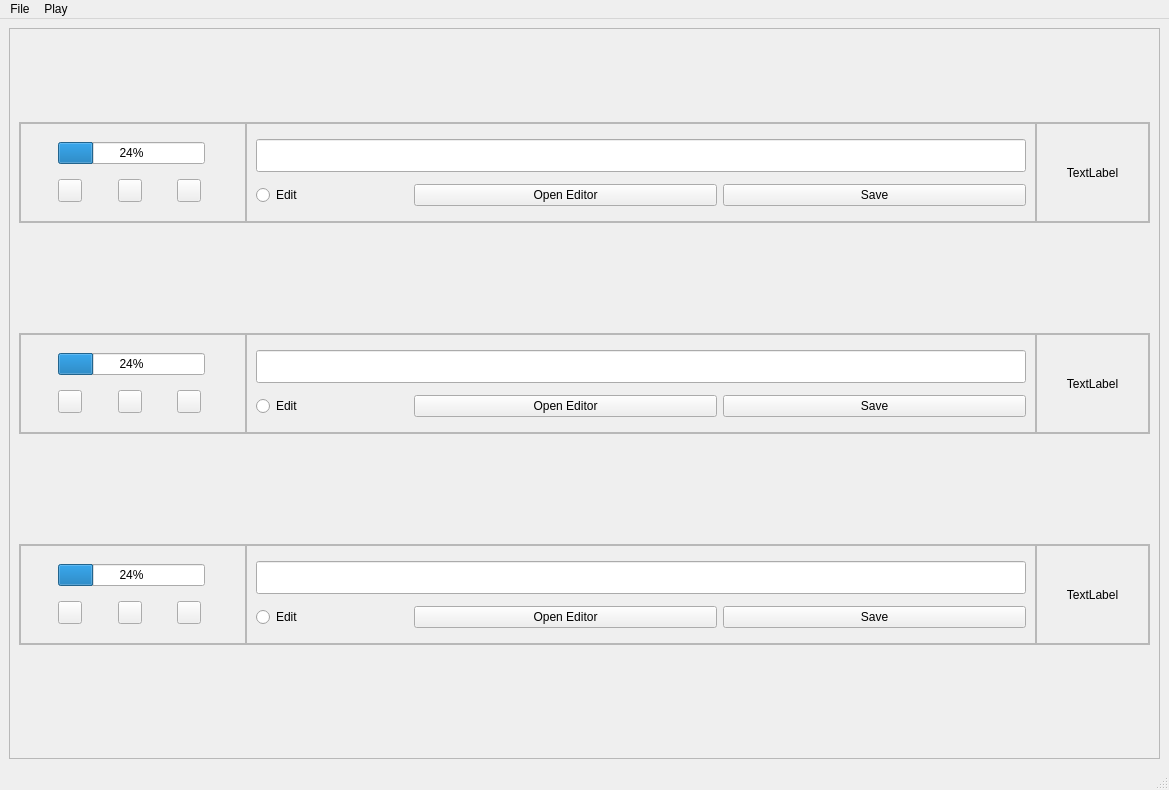
<?xml version="1.0" encoding="UTF-8"?>
<ui version="4.0">
 <class>MainWindow</class>
 <widget class="QMainWindow" name="MainWindow">
  <property name="geometry">
   <rect>
    <x>0</x>
    <y>0</y>
    <width>1169</width>
    <height>790</height>
   </rect>
  </property>
  <property name="windowTitle">
   <string>MainWindow</string>
  </property>
  <widget class="QWidget" name="centralwidget">
   <layout class="QGridLayout" name="gridLayout">
    <item row="0" column="0">
     <widget class="QScrollArea" name="scrollArea">
      <property name="enabled">
       <bool>true</bool>
      </property>
      <property name="widgetResizable">
       <bool>true</bool>
      </property>
      <widget class="QWidget" name="scrollAreaWidgetContents">
       <property name="geometry">
        <rect>
         <x>0</x>
         <y>0</y>
         <width>1149</width>
         <height>726</height>
        </rect>
       </property>
       <layout class="QVBoxLayout" name="verticalLayout">
        <item>
         <widget class="QFrame" name="frame_3">
          <property name="enabled">
           <bool>true</bool>
          </property>
          <property name="sizePolicy">
           <sizepolicy hsizetype="Minimum" vsizetype="Fixed">
            <horstretch>0</horstretch>
            <verstretch>0</verstretch>
           </sizepolicy>
          </property>
          <property name="minimumSize">
           <size>
            <width>900</width>
            <height>101</height>
           </size>
          </property>
          <property name="frameShape">
           <enum>QFrame::StyledPanel</enum>
          </property>
          <property name="frameShadow">
           <enum>QFrame::Raised</enum>
          </property>
          <layout class="QHBoxLayout" name="horizontalLayout">
           <property name="spacing">
            <number>0</number>
           </property>
           <property name="leftMargin">
            <number>0</number>
           </property>
           <property name="topMargin">
            <number>0</number>
           </property>
           <property name="rightMargin">
            <number>0</number>
           </property>
           <property name="bottomMargin">
            <number>0</number>
           </property>
           <item>
            <widget class="QFrame" name="frame_2">
             <property name="sizePolicy">
              <sizepolicy hsizetype="Preferred" vsizetype="Preferred">
               <horstretch>20</horstretch>
               <verstretch>0</verstretch>
              </sizepolicy>
             </property>
             <property name="frameShape">
              <enum>QFrame::StyledPanel</enum>
             </property>
             <property name="frameShadow">
              <enum>QFrame::Raised</enum>
             </property>
             <layout class="QGridLayout" name="gridLayout_3">
              <item row="0" column="0" colspan="3">
               <widget class="QProgressBar" name="progressBar">
                <property name="value">
                 <number>24</number>
                </property>
               </widget>
              </item>
              <item row="1" column="0">
               <widget class="QToolButton" name="toolButton">
                <property name="text">
                 <string/>
                </property>
               </widget>
              </item>
              <item row="1" column="1">
               <widget class="QToolButton" name="toolButton_3">
                <property name="text">
                 <string/>
                </property>
               </widget>
              </item>
              <item row="1" column="2">
               <widget class="QToolButton" name="toolButton_2">
                <property name="text">
                 <string/>
                </property>
               </widget>
              </item>
             </layout>
            </widget>
           </item>
           <item>
            <widget class="QFrame" name="frame_4">
             <property name="enabled">
              <bool>true</bool>
             </property>
             <property name="sizePolicy">
              <sizepolicy hsizetype="Preferred" vsizetype="Preferred">
               <horstretch>70</horstretch>
               <verstretch>0</verstretch>
              </sizepolicy>
             </property>
             <property name="autoFillBackground">
              <bool>false</bool>
             </property>
             <property name="frameShape">
              <enum>QFrame::StyledPanel</enum>
             </property>
             <property name="frameShadow">
              <enum>QFrame::Raised</enum>
             </property>
             <layout class="QGridLayout" name="gridLayout_4">
              <item row="1" column="2">
               <widget class="QPushButton" name="pushButton_2">
                <property name="sizePolicy">
                 <sizepolicy hsizetype="Preferred" vsizetype="Fixed">
                  <horstretch>40</horstretch>
                  <verstretch>0</verstretch>
                 </sizepolicy>
                </property>
                <property name="text">
                 <string>Save</string>
                </property>
               </widget>
              </item>
              <item row="0" column="0" colspan="3">
               <widget class="QLineEdit" name="lineEdit">
                <property name="font">
                 <font>
                  <pointsize>16</pointsize>
                 </font>
                </property>
               </widget>
              </item>
              <item row="1" column="0">
               <widget class="QRadioButton" name="radioButton">
                <property name="sizePolicy">
                 <sizepolicy hsizetype="Minimum" vsizetype="Fixed">
                  <horstretch>20</horstretch>
                  <verstretch>0</verstretch>
                 </sizepolicy>
                </property>
                <property name="text">
                 <string>Edit</string>
                </property>
               </widget>
              </item>
              <item row="1" column="1">
               <widget class="QPushButton" name="pushButton">
                <property name="sizePolicy">
                 <sizepolicy hsizetype="Preferred" vsizetype="Fixed">
                  <horstretch>40</horstretch>
                  <verstretch>0</verstretch>
                 </sizepolicy>
                </property>
                <property name="text">
                 <string>Open Editor</string>
                </property>
               </widget>
              </item>
             </layout>
            </widget>
           </item>
           <item>
            <widget class="QFrame" name="frame_5">
             <property name="sizePolicy">
              <sizepolicy hsizetype="Preferred" vsizetype="Preferred">
               <horstretch>10</horstretch>
               <verstretch>0</verstretch>
              </sizepolicy>
             </property>
             <property name="frameShape">
              <enum>QFrame::StyledPanel</enum>
             </property>
             <property name="frameShadow">
              <enum>QFrame::Raised</enum>
             </property>
             <layout class="QGridLayout" name="gridLayout_5">
              <item row="0" column="0">
               <widget class="QLabel" name="label">
                <property name="text">
                 <string>TextLabel</string>
                </property>
                <property name="alignment">
                 <set>Qt::AlignCenter</set>
                </property>
               </widget>
              </item>
             </layout>
            </widget>
           </item>
          </layout>
         </widget>
        </item>
        <item>
         <spacer name="verticalSpacer">
          <property name="orientation">
           <enum>Qt::Vertical</enum>
          </property>
          <property name="sizeType">
           <enum>QSizePolicy::Fixed</enum>
          </property>
          <property name="sizeHint" stdset="0">
           <size>
            <width>20</width>
            <height>20</height>
           </size>
          </property>
         </spacer>
        </item>
        <item>
         <widget class="QFrame" name="frame_40">
          <property name="enabled">
           <bool>true</bool>
          </property>
          <property name="sizePolicy">
           <sizepolicy hsizetype="Minimum" vsizetype="Fixed">
            <horstretch>0</horstretch>
            <verstretch>0</verstretch>
           </sizepolicy>
          </property>
          <property name="minimumSize">
           <size>
            <width>900</width>
            <height>101</height>
           </size>
          </property>
          <property name="frameShape">
           <enum>QFrame::StyledPanel</enum>
          </property>
          <property name="frameShadow">
           <enum>QFrame::Raised</enum>
          </property>
          <layout class="QHBoxLayout" name="horizontalLayout_13">
           <property name="spacing">
            <number>0</number>
           </property>
           <property name="leftMargin">
            <number>0</number>
           </property>
           <property name="topMargin">
            <number>0</number>
           </property>
           <property name="rightMargin">
            <number>0</number>
           </property>
           <property name="bottomMargin">
            <number>0</number>
           </property>
           <item>
            <widget class="QFrame" name="frame_44">
             <property name="sizePolicy">
              <sizepolicy hsizetype="Preferred" vsizetype="Preferred">
               <horstretch>20</horstretch>
               <verstretch>0</verstretch>
              </sizepolicy>
             </property>
             <property name="frameShape">
              <enum>QFrame::StyledPanel</enum>
             </property>
             <property name="frameShadow">
              <enum>QFrame::Raised</enum>
             </property>
             <layout class="QGridLayout" name="gridLayout_39">
              <item row="0" column="0" colspan="3">
               <widget class="QProgressBar" name="progressBar_13">
                <property name="value">
                 <number>24</number>
                </property>
               </widget>
              </item>
              <item row="1" column="0">
               <widget class="QToolButton" name="toolButton_37">
                <property name="text">
                 <string/>
                </property>
               </widget>
              </item>
              <item row="1" column="1">
               <widget class="QToolButton" name="toolButton_38">
                <property name="text">
                 <string/>
                </property>
               </widget>
              </item>
              <item row="1" column="2">
               <widget class="QToolButton" name="toolButton_39">
                <property name="text">
                 <string/>
                </property>
               </widget>
              </item>
             </layout>
            </widget>
           </item>
           <item>
            <widget class="QFrame" name="frame_48">
             <property name="enabled">
              <bool>true</bool>
             </property>
             <property name="sizePolicy">
              <sizepolicy hsizetype="Preferred" vsizetype="Preferred">
               <horstretch>70</horstretch>
               <verstretch>0</verstretch>
              </sizepolicy>
             </property>
             <property name="autoFillBackground">
              <bool>false</bool>
             </property>
             <property name="frameShape">
              <enum>QFrame::StyledPanel</enum>
             </property>
             <property name="frameShadow">
              <enum>QFrame::Raised</enum>
             </property>
             <layout class="QGridLayout" name="gridLayout_40">
              <item row="1" column="2">
               <widget class="QPushButton" name="pushButton_25">
                <property name="sizePolicy">
                 <sizepolicy hsizetype="Preferred" vsizetype="Fixed">
                  <horstretch>40</horstretch>
                  <verstretch>0</verstretch>
                 </sizepolicy>
                </property>
                <property name="text">
                 <string>Save</string>
                </property>
               </widget>
              </item>
              <item row="0" column="0" colspan="3">
               <widget class="QLineEdit" name="lineEdit_13">
                <property name="font">
                 <font>
                  <pointsize>16</pointsize>
                 </font>
                </property>
               </widget>
              </item>
              <item row="1" column="0">
               <widget class="QRadioButton" name="radioButton_13">
                <property name="sizePolicy">
                 <sizepolicy hsizetype="Minimum" vsizetype="Fixed">
                  <horstretch>20</horstretch>
                  <verstretch>0</verstretch>
                 </sizepolicy>
                </property>
                <property name="text">
                 <string>Edit</string>
                </property>
               </widget>
              </item>
              <item row="1" column="1">
               <widget class="QPushButton" name="pushButton_26">
                <property name="sizePolicy">
                 <sizepolicy hsizetype="Preferred" vsizetype="Fixed">
                  <horstretch>40</horstretch>
                  <verstretch>0</verstretch>
                 </sizepolicy>
                </property>
                <property name="text">
                 <string>Open Editor</string>
                </property>
               </widget>
              </item>
             </layout>
            </widget>
           </item>
           <item>
            <widget class="QFrame" name="frame_49">
             <property name="sizePolicy">
              <sizepolicy hsizetype="Preferred" vsizetype="Preferred">
               <horstretch>10</horstretch>
               <verstretch>0</verstretch>
              </sizepolicy>
             </property>
             <property name="frameShape">
              <enum>QFrame::StyledPanel</enum>
             </property>
             <property name="frameShadow">
              <enum>QFrame::Raised</enum>
             </property>
             <layout class="QGridLayout" name="gridLayout_41">
              <item row="0" column="0">
               <widget class="QLabel" name="label_13">
                <property name="text">
                 <string>TextLabel</string>
                </property>
                <property name="alignment">
                 <set>Qt::AlignCenter</set>
                </property>
               </widget>
              </item>
             </layout>
            </widget>
           </item>
          </layout>
         </widget>
        </item>
        <item>
         <spacer name="verticalSpacer_7">
          <property name="orientation">
           <enum>Qt::Vertical</enum>
          </property>
          <property name="sizeType">
           <enum>QSizePolicy::Fixed</enum>
          </property>
          <property name="sizeHint" stdset="0">
           <size>
            <width>20</width>
            <height>20</height>
           </size>
          </property>
         </spacer>
        </item>
        <item>
         <widget class="QFrame" name="frame_50">
          <property name="enabled">
           <bool>true</bool>
          </property>
          <property name="sizePolicy">
           <sizepolicy hsizetype="Minimum" vsizetype="Fixed">
            <horstretch>0</horstretch>
            <verstretch>0</verstretch>
           </sizepolicy>
          </property>
          <property name="minimumSize">
           <size>
            <width>900</width>
            <height>101</height>
           </size>
          </property>
          <property name="frameShape">
           <enum>QFrame::StyledPanel</enum>
          </property>
          <property name="frameShadow">
           <enum>QFrame::Raised</enum>
          </property>
          <layout class="QHBoxLayout" name="horizontalLayout_14">
           <property name="spacing">
            <number>0</number>
           </property>
           <property name="leftMargin">
            <number>0</number>
           </property>
           <property name="topMargin">
            <number>0</number>
           </property>
           <property name="rightMargin">
            <number>0</number>
           </property>
           <property name="bottomMargin">
            <number>0</number>
           </property>
           <item>
            <widget class="QFrame" name="frame_51">
             <property name="sizePolicy">
              <sizepolicy hsizetype="Preferred" vsizetype="Preferred">
               <horstretch>20</horstretch>
               <verstretch>0</verstretch>
              </sizepolicy>
             </property>
             <property name="frameShape">
              <enum>QFrame::StyledPanel</enum>
             </property>
             <property name="frameShadow">
              <enum>QFrame::Raised</enum>
             </property>
             <layout class="QGridLayout" name="gridLayout_42">
              <item row="0" column="0" colspan="3">
               <widget class="QProgressBar" name="progressBar_14">
                <property name="value">
                 <number>24</number>
                </property>
               </widget>
              </item>
              <item row="1" column="0">
               <widget class="QToolButton" name="toolButton_40">
                <property name="text">
                 <string/>
                </property>
               </widget>
              </item>
              <item row="1" column="1">
               <widget class="QToolButton" name="toolButton_41">
                <property name="text">
                 <string/>
                </property>
               </widget>
              </item>
              <item row="1" column="2">
               <widget class="QToolButton" name="toolButton_42">
                <property name="text">
                 <string/>
                </property>
               </widget>
              </item>
             </layout>
            </widget>
           </item>
           <item>
            <widget class="QFrame" name="frame_52">
             <property name="enabled">
              <bool>true</bool>
             </property>
             <property name="sizePolicy">
              <sizepolicy hsizetype="Preferred" vsizetype="Preferred">
               <horstretch>70</horstretch>
               <verstretch>0</verstretch>
              </sizepolicy>
             </property>
             <property name="autoFillBackground">
              <bool>false</bool>
             </property>
             <property name="frameShape">
              <enum>QFrame::StyledPanel</enum>
             </property>
             <property name="frameShadow">
              <enum>QFrame::Raised</enum>
             </property>
             <layout class="QGridLayout" name="gridLayout_43">
              <item row="1" column="2">
               <widget class="QPushButton" name="pushButton_27">
                <property name="sizePolicy">
                 <sizepolicy hsizetype="Preferred" vsizetype="Fixed">
                  <horstretch>40</horstretch>
                  <verstretch>0</verstretch>
                 </sizepolicy>
                </property>
                <property name="text">
                 <string>Save</string>
                </property>
               </widget>
              </item>
              <item row="0" column="0" colspan="3">
               <widget class="QLineEdit" name="lineEdit_14">
                <property name="font">
                 <font>
                  <pointsize>16</pointsize>
                 </font>
                </property>
               </widget>
              </item>
              <item row="1" column="0">
               <widget class="QRadioButton" name="radioButton_14">
                <property name="sizePolicy">
                 <sizepolicy hsizetype="Minimum" vsizetype="Fixed">
                  <horstretch>20</horstretch>
                  <verstretch>0</verstretch>
                 </sizepolicy>
                </property>
                <property name="text">
                 <string>Edit</string>
                </property>
               </widget>
              </item>
              <item row="1" column="1">
               <widget class="QPushButton" name="pushButton_28">
                <property name="sizePolicy">
                 <sizepolicy hsizetype="Preferred" vsizetype="Fixed">
                  <horstretch>40</horstretch>
                  <verstretch>0</verstretch>
                 </sizepolicy>
                </property>
                <property name="text">
                 <string>Open Editor</string>
                </property>
               </widget>
              </item>
             </layout>
            </widget>
           </item>
           <item>
            <widget class="QFrame" name="frame_53">
             <property name="sizePolicy">
              <sizepolicy hsizetype="Preferred" vsizetype="Preferred">
               <horstretch>10</horstretch>
               <verstretch>0</verstretch>
              </sizepolicy>
             </property>
             <property name="frameShape">
              <enum>QFrame::StyledPanel</enum>
             </property>
             <property name="frameShadow">
              <enum>QFrame::Raised</enum>
             </property>
             <layout class="QGridLayout" name="gridLayout_44">
              <item row="0" column="0">
               <widget class="QLabel" name="label_14">
                <property name="text">
                 <string>TextLabel</string>
                </property>
                <property name="alignment">
                 <set>Qt::AlignCenter</set>
                </property>
               </widget>
              </item>
             </layout>
            </widget>
           </item>
          </layout>
         </widget>
        </item>
        <item>
         <spacer name="verticalSpacer_8">
          <property name="orientation">
           <enum>Qt::Vertical</enum>
          </property>
          <property name="sizeType">
           <enum>QSizePolicy::Fixed</enum>
          </property>
          <property name="sizeHint" stdset="0">
           <size>
            <width>20</width>
            <height>20</height>
           </size>
          </property>
         </spacer>
        </item>
       </layout>
      </widget>
     </widget>
    </item>
   </layout>
  </widget>
  <widget class="QMenuBar" name="menubar">
   <property name="geometry">
    <rect>
     <x>0</x>
     <y>0</y>
     <width>1169</width>
     <height>22</height>
    </rect>
   </property>
   <widget class="QMenu" name="menuFile">
    <property name="title">
     <string>File</string>
    </property>
    <addaction name="actionOpen"/>
    <addaction name="actionSave"/>
   </widget>
   <widget class="QMenu" name="menuPlay">
    <property name="title">
     <string>Play</string>
    </property>
    <addaction name="actionPlay_Selected"/>
    <addaction name="actionPlay_All"/>
   </widget>
   <addaction name="menuFile"/>
   <addaction name="menuPlay"/>
  </widget>
  <widget class="QStatusBar" name="statusbar"/>
  <action name="actionOpen">
   <property name="text">
    <string>Open</string>
   </property>
  </action>
  <action name="actionSave">
   <property name="text">
    <string>Save</string>
   </property>
  </action>
  <action name="actionPlay_Selected">
   <property name="text">
    <string>Play Selected</string>
   </property>
  </action>
  <action name="actionPlay_All">
   <property name="text">
    <string>Play All</string>
   </property>
  </action>
 </widget>
 <resources/>
 <connections/>
</ui>
